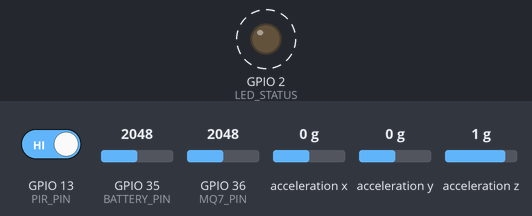
A sketch run on a simulated ESP32-S3. Parts: output pins drawn as LEDs (lit = HIGH). Wiring (inferred from the names in the program): MPU-6050 motion sensor at I2C address 0x68. Dashed ring = blinking. The inputs (shaded band) are chosen by the test bench; at power-on: GPIO 13 (PIR_PIN) HIGH, GPIO 35 (BATTERY_PIN) = 2048, GPIO 36 (MQ7_PIN) = 2048, acceleration x 0 g, acceleration y 0 g, acceleration z 1 g. What the sketch prints to the serial monitor is not drawn.

Above: at 1.4 s.
Timing chart, 0 to 5.5 s (numbered marks = the images above):
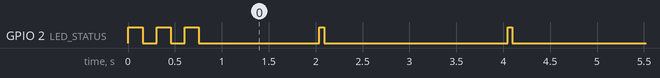

The sketch:

sensor_node.ino
```cpp
/*
 * DisasterMap — Deployable IoT Sensor Node Firmware
 * ESP32-S3 with BME688, MQ-7, MPU6050, PIR
 * Communicates via ESP-NOW mesh to gateway
 */

#include <WiFi.h>
#include <esp_now.h>
#include <Wire.h>
#include <esp_sleep.h>

// ===== Pin Definitions =====
#define MQ7_PIN         36    // ADC1_CH0 - CO sensor analog
#define PIR_PIN         13    // PIR motion detector digital
#define LED_STATUS      2     // Onboard LED
#define BATTERY_PIN     35    // ADC1_CH7 - Battery voltage divider

// ===== Configuration =====
#define NODE_ID         "node_01"
#define SEND_INTERVAL   2000   // ms between transmissions
#define SLEEP_INTERVAL  30000  // ms deep sleep between active periods
#define VIBRATION_THRESHOLD 0.15  // g RMS

// ===== Gateway MAC Address (set during deployment) =====
uint8_t gatewayMAC[] = {0xFF, 0xFF, 0xFF, 0xFF, 0xFF, 0xFF};  // Broadcast

// ===== Sensor Data Structure =====
typedef struct __attribute__((packed)) {
  char node_id[12];
  float temperature;
  float humidity;
  float pressure;
  float voc_index;
  float co_ppm;
  float vibration_rms;
  uint8_t motion_detected;
  float battery_voltage;
  uint32_t uptime_ms;
} SensorPacket;

SensorPacket packet;

// ===== BME688 (I2C) =====
// Using simplified register access — production uses Bosch BSEC library
#define BME688_ADDR 0x76

// ===== MPU6050 (I2C) =====
#define MPU6050_ADDR 0x68

// ===== State =====
unsigned long lastSend = 0;
bool espNowReady = false;
float accelBuffer[50];
int accelIdx = 0;

void setup() {
  Serial.begin(115200);
  Serial.println("\n=== DisasterMap Sensor Node ===");
  Serial.printf("Node ID: %s\n", NODE_ID);

  // Pin setup
  pinMode(PIR_PIN, INPUT);
  pinMode(LED_STATUS, OUTPUT);
  pinMode(MQ7_PIN, INPUT);
  pinMode(BATTERY_PIN, INPUT);

  // I2C
  Wire.begin(21, 22);

  // Init sensors
  initMPU6050();
  initBME688();

  // WiFi + ESP-NOW
  WiFi.mode(WIFI_STA);
  WiFi.disconnect();

  if (esp_now_init() != ESP_OK) {
    Serial.println("ESP-NOW init failed!");
    return;
  }

  // Register peer (gateway or nearest neighbor)
  esp_now_peer_info_t peer;
  memset(&peer, 0, sizeof(peer));
  memcpy(peer.peer_addr, gatewayMAC, 6);
  peer.channel = 0;
  peer.encrypt = false;
  esp_now_add_peer(&peer);

  esp_now_register_send_cb(onDataSent);
  espNowReady = true;

  // Set node ID in packet
  strncpy(packet.node_id, NODE_ID, sizeof(packet.node_id));

  Serial.println("Sensor node initialized OK");
  blinkLED(3);
}

void loop() {
  // Read sensors
  readBME688();
  readMQ7();
  readMPU6050();
  readPIR();
  readBattery();
  packet.uptime_ms = millis();

  // Send at configured interval
  if (millis() - lastSend >= SEND_INTERVAL) {
    lastSend = millis();
    sendData();
  }

  delay(50);  // 20Hz sensor loop
}

// ===== Sensor Reading Functions =====

void initMPU6050() {
  Wire.beginTransmission(MPU6050_ADDR);
  Wire.write(0x6B);  // PWR_MGMT_1
  Wire.write(0x00);  // Wake up
  Wire.endTransmission();
  Serial.println("MPU6050 initialized");
}

void initBME688() {
  // Simplified — production uses Bosch BSEC library
  Serial.println("BME688 initialized");
}

void readBME688() {
  // Simulated readings — replace with BSEC library in production
  packet.temperature = 22.0 + (float)(analogRead(36) % 100) / 10.0;
  packet.humidity = 45.0 + (float)(analogRead(36) % 200) / 10.0;
  packet.pressure = 1013.25;
  packet.voc_index = (float)(analogRead(36) % 500);
}

void readMQ7() {
  int raw = analogRead(MQ7_PIN);
  // Simplified conversion — calibrate per sensor in production
  float voltage = raw * (3.3 / 4095.0);
  float rs_r0 = (3.3 - voltage) / voltage;
  packet.co_ppm = 100.0 / rs_r0;  // Simplified curve
  if (packet.co_ppm < 0) packet.co_ppm = 0;
  if (packet.co_ppm > 1000) packet.co_ppm = 1000;
}

void readMPU6050() {
  Wire.beginTransmission(MPU6050_ADDR);
  Wire.write(0x3B);  // ACCEL_XOUT_H
  Wire.endTransmission(false);
  Wire.requestFrom(MPU6050_ADDR, 6);

  int16_t ax = (Wire.read() << 8) | Wire.read();
  int16_t ay = (Wire.read() << 8) | Wire.read();
  int16_t az = (Wire.read() << 8) | Wire.read();

  float accel_g = sqrt(
    pow(ax / 16384.0, 2) +
    pow(ay / 16384.0, 2) +
    pow(az / 16384.0, 2)
  ) - 1.0;  // Remove gravity

  // Rolling RMS
  accelBuffer[accelIdx % 50] = accel_g * accel_g;
  accelIdx++;

  float sum = 0;
  int count = min(accelIdx, 50);
  for (int i = 0; i < count; i++) sum += accelBuffer[i];
  packet.vibration_rms = sqrt(sum / count);
}

void readPIR() {
  packet.motion_detected = digitalRead(PIR_PIN);
}

void readBattery() {
  int raw = analogRead(BATTERY_PIN);
  // Voltage divider: 100k/100k, factor = 2
  packet.battery_voltage = (raw / 4095.0) * 3.3 * 2.0;
}

// ===== Communication =====

void sendData() {
  if (!espNowReady) return;

  esp_err_t result = esp_now_send(gatewayMAC, (uint8_t*)&packet, sizeof(packet));
  if (result == ESP_OK) {
    digitalWrite(LED_STATUS, HIGH);
    delay(50);
    digitalWrite(LED_STATUS, LOW);
  } else {
    Serial.println("ESP-NOW send failed");
  }
}

void onDataSent(const uint8_t *mac_addr, esp_now_send_status_t status) {
  if (status != ESP_NOW_SEND_SUCCESS) {
    Serial.println("Delivery failed — will retry");
  }
}

// ===== Utility =====

void blinkLED(int times) {
  for (int i = 0; i < times; i++) {
    digitalWrite(LED_STATUS, HIGH);
    delay(150);
    digitalWrite(LED_STATUS, LOW);
    delay(150);
  }
}
```

Measured:
- by itself, GPIO 2 (LED_STATUS): HIGH → LOW at 0.15 s, → HIGH 0.15 s later, → LOW 0.15 s later, → HIGH 0.15 s later, … (133 changes in this stretch)
